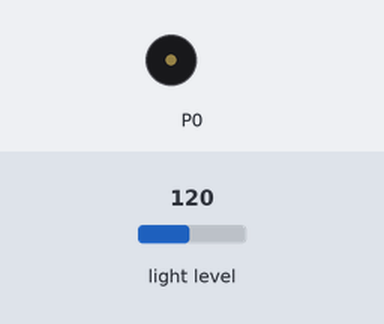
A program run on a simulated BBC micro:bit (MakeCode). Parts: buzzer (waves = sounding). Inputs (shaded band) come from the test bench; at power-on: light level 120.

Above: at 1.2 s.
1.3 s: light level set to 54
2.8 s: light level set to 45
At 3.2 s:
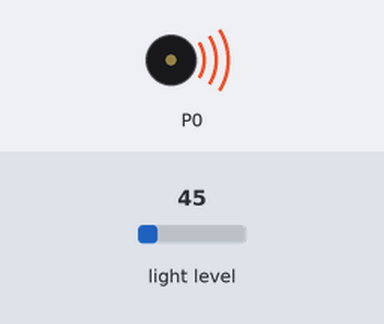
Timing chart, 0 to 11.8 s (numbered marks = the images above; inputs shaded):
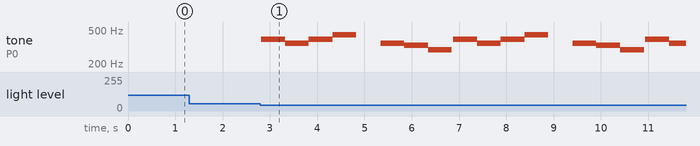

Measured:
- the behaviour switches between 50 and 49 on light level (found by bisection; images 0 and 1)
- after the input at 1.3 s, every drawn part: stays the same
- after the input at 2.8 s, tone on P0: silent → 392 Hz at once, then repeats every 4.1 s: 349 Hz 0.51 s, 392 Hz 0.51 s, 440 Hz 0.50 s, silent 0.51 s, 349 Hz 0.51 s, 330 Hz 0.51 s, 294 Hz 0.50 s, silent 0.03 s, 392 Hz 0.51 s

The program:

main.ts
```typescript
basic.forever(function () {
    if (input.lightLevel() > 200) {
        music.play(music.stringPlayable("C D E F G A B C5 ", 120), music.PlaybackMode.UntilDone)
    } else if (input.lightLevel() < 50) {
        music.play(music.stringPlayable("G F G A - F E D ", 120), music.PlaybackMode.UntilDone)
    } else {

    }
})
```

test.ts
```typescript
// aquí va el archivo "tests"; esto no se compilará cuando este paquete se utilice como una extensión.
```
